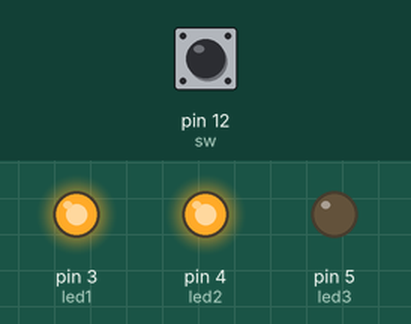
Recording of a sketch running on a simulated Arduino Uno, built with avr-gcc and run on an emulated ATmega328P. On the bench: output pins drawn as LEDs (lit = HIGH). The inputs (shaded band) are chosen by the test bench; at power-on: pin 12 (sw) HIGH.

Above: at 0.1 s.
At 1.4 s:
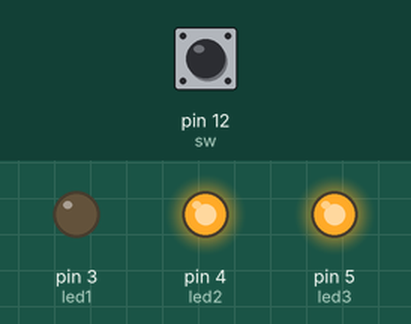
1.5 s: pin 12 (sw) pulled LOW for 3.2 s
At 5.7 s:
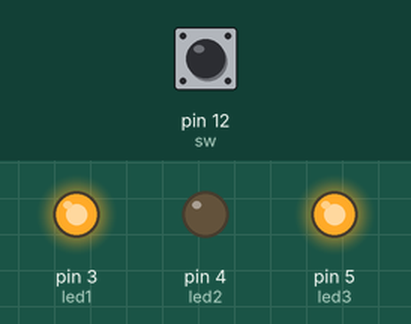
Timing chart, 0 to 13.7 s (numbered marks = the images above; inputs shaded):
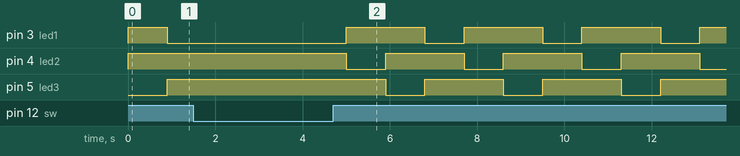

Measured:
- by itself, pin 3 (led1), pin 4 (led2), pin 5 (led3): alternates HIGH for 1.8 s and LOW for 0.90 s

The sketch:

04_Lamp_with_switch.ino
```cpp
int led1 = 3;
int led2 = 4;
int led3 = 5;
int sw = 12;

int time[3] = {0, 0, 0};

int index1 = 3;
int index2 = 4;

void setup() {
  pinMode(led1, OUTPUT);
  pinMode(led2, OUTPUT);
  pinMode(led3, OUTPUT);
  pinMode(sw, INPUT_PULLUP);
}

void loop() {

  if (digitalRead(sw) == HIGH)
  {
    digitalWrite (index1, HIGH);
    time[index1 - 3] += 1;
    digitalWrite (index2, HIGH);
    time[index2 - 2] += 1;
    delay(300);

    if (time[index1 - 3] == 3)
    {
      digitalWrite (index1, LOW);
      digitalWrite (index2, LOW);
      index1++;
      index2++;
      if (index1 == 6) index1 = 3;
      if (index2 == 6) index2 = 3;
      time[index1 - 3] = 0;
    }
  }
}
```
